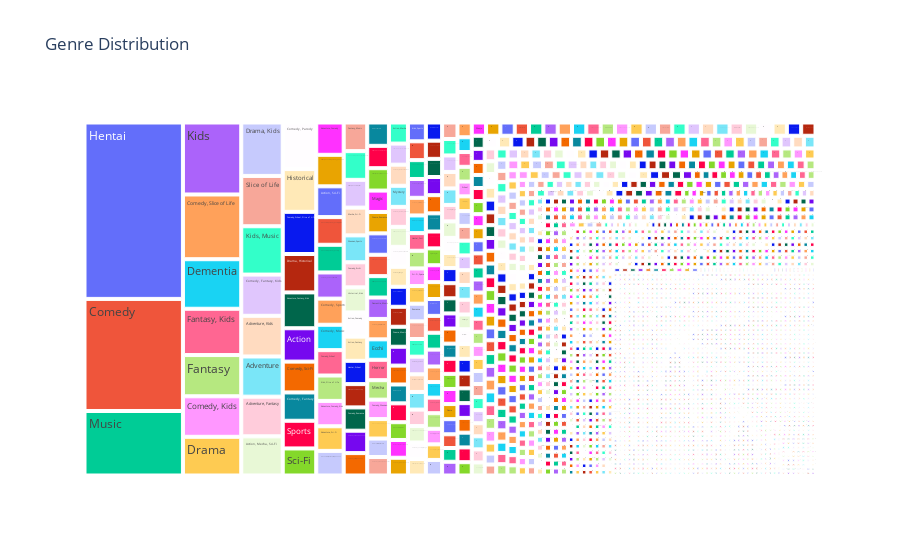

Source (notebook cell):
### Code cell
fig = px.treemap(genreDf, path=['genre'], values='count', title="Genre Distribution")
fig.show()

### Figure 1 — Plotly figure (JSON) as saved in the notebook; plotly's stock layout.template omitted (floating-point values rounded to 4 significant figures; data arrays with more than 128 entries replaced by an {"elided": "..."} marker saying what was removed)
{"data": [{"branchvalues": "total", "domain": {"x": [0, 1], "y": [0, 1]}, "hovertemplate": "labels=%{label}<br>count=%{value}<br>parent=%{parent}<br>id=%{id}<extra></extra>", "ids": {"elided": "3264 str values"}, "labels": {"elided": "3264 str values"}, "name": "", "parents": {"elided": "3264 str values"}, "type": "treemap", "values": {"elided": "3264 float values"}}], "layout": {"legend": {"tracegroupgap": 0}, "title": {"text": "Genre Distribution"}}}
